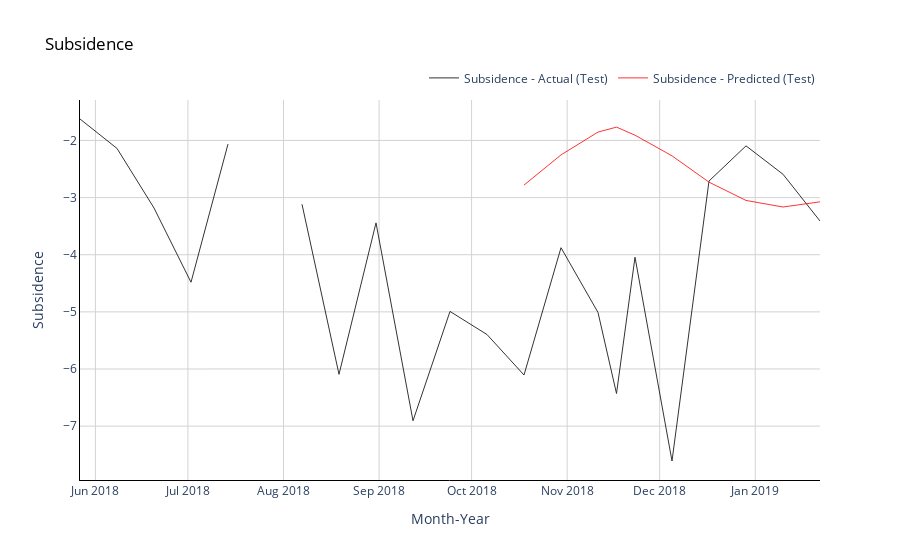

Notebook code for this chart:
### Code cell
# Plot average monthly temperatures (actual and predicted) for test (out of time) data
fig = go.Figure()

#Trace for actual temperatures
fig.add_trace(go.Scatter(x=np.array(df_test.columns),
                         y=np.array(df_test.values).flatten(),
                         mode='lines',
                         name='Subsidence - Actual (Test)',
                         opacity=0.8,
                         line=dict(color='black', width=1)
                        ))

# Trace for predicted temperatures
fig.add_trace(go.Scatter(x=np.array(df_test.columns[-timestep:]),
                         y=pred_test.flatten(),
                         mode='lines',
                         name='Subsidence - Predicted (Test)',
                         opacity=0.8,
                         line=dict(color='red', width=1)
                        ))

# Change chart background color
fig.update_layout(dict(plot_bgcolor = 'white'))

# Update axes lines
fig.update_xaxes(showgrid=True, gridwidth=1, gridcolor='lightgrey', 
                 zeroline=True, zerolinewidth=1, zerolinecolor='lightgrey', 
                 showline=True, linewidth=1, linecolor='black',
                 title='Month-Year'
                )

fig.update_yaxes(showgrid=True, gridwidth=1, gridcolor='lightgrey', 
                 zeroline=True, zerolinewidth=1, zerolinecolor='lightgrey', 
                 showline=True, linewidth=1, linecolor='black',
                 title='Subsidence'
                )

# Set figure title
fig.update_layout(title=dict(text="Subsidence", font=dict(color='black')),
                  legend=dict(orientation="h", yanchor="bottom", y=1.02, xanchor="right", x=1)
                 )
fig.show()

### Figure 1 — Plotly figure (JSON) as saved in the notebook; plotly's stock layout.template omitted (floating-point values rounded to 4 significant figures)
{"data": [{"line": {"color": "black", "width": 1}, "mode": "lines", "name": "Subsidence - Actual (Test)", "opacity": 0.8, "type": "scatter", "x": ["2018-05-27T00:00:00.000000000", "2018-06-08T00:00:00.000000000", "2018-06-20T00:00:00.000000000", "2018-07-02T00:00:00.000000000", "2018-07-14T00:00:00.000000000", "2018-07-26T00:00:00.000000000", "2018-08-07T00:00:00.000000000", "2018-08-19T00:00:00.000000000", "2018-08-31T00:00:00.000000000", "2018-09-12T00:00:00.000000000", "2018-09-24T00:00:00.000000000", "2018-10-06T00:00:00.000000000", "2018-10-18T00:00:00.000000000", "2018-10-30T00:00:00.000000000", "2018-11-11T00:00:00.000000000", "2018-11-17T00:00:00.000000000", "2018-11-23T00:00:00.000000000", "2018-12-05T00:00:00.000000000", "2018-12-17T00:00:00.000000000", "2018-12-29T00:00:00.000000000", "2019-01-10T00:00:00.000000000", "2019-01-22T00:00:00.000000000"], "y": [-1.624, -2.139, -3.182, -4.481, -2.063, null, -3.117, -6.093, -3.442, -6.906, -4.992, -5.397, -6.105, -3.877, -5.011, -6.429, -4.043, -7.61, -2.71, -2.094, -2.592, -3.409]}, {"line": {"color": "red", "width": 1}, "mode": "lines", "name": "Subsidence - Predicted (Test)", "opacity": 0.8, "type": "scatter", "x": ["2018-10-18T00:00:00.000000000", "2018-10-30T00:00:00.000000000", "2018-11-11T00:00:00.000000000", "2018-11-17T00:00:00.000000000", "2018-11-23T00:00:00.000000000", "2018-12-05T00:00:00.000000000", "2018-12-17T00:00:00.000000000", "2018-12-29T00:00:00.000000000", "2019-01-10T00:00:00.000000000", "2019-01-22T00:00:00.000000000"], "y": [-2.781, -2.253, -1.853, -1.766, -1.908, -2.269, -2.73, -3.05, -3.165, -3.074, -3.016, -2.483, -2.069, -1.965, -2.093, -2.449, -2.92, -3.23, -3.302, -3.187, -3.217, -2.676, -2.25, -2.126, -2.225, -2.556, -3.034, -3.35, -3.398, -3.272]}], "layout": {"legend": {"orientation": "h", "x": 1, "xanchor": "right", "y": 1.02, "yanchor": "bottom"}, "plot_bgcolor": "white", "title": {"font": {"color": "black"}, "text": "Subsidence"}, "xaxis": {"gridcolor": "lightgrey", "gridwidth": 1, "linecolor": "black", "linewidth": 1, "showgrid": true, "showline": true, "title": {"text": "Month-Year"}, "zeroline": true, "zerolinecolor": "lightgrey", "zerolinewidth": 1}, "yaxis": {"gridcolor": "lightgrey", "gridwidth": 1, "linecolor": "black", "linewidth": 1, "showgrid": true, "showline": true, "title": {"text": "Subsidence"}, "zeroline": true, "zerolinecolor": "lightgrey", "zerolinewidth": 1}}}
